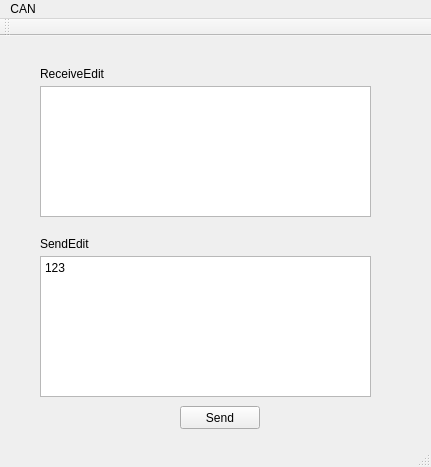
<?xml version="1.0" encoding="UTF-8"?>
<ui version="4.0">
 <class>cantest</class>
 <widget class="QMainWindow" name="cantest">
  <property name="geometry">
   <rect>
    <x>0</x>
    <y>0</y>
    <width>431</width>
    <height>467</height>
   </rect>
  </property>
  <property name="windowTitle">
   <string>cantest</string>
  </property>
  <widget class="QWidget" name="centralWidget">
   <widget class="QLabel" name="label">
    <property name="geometry">
     <rect>
      <x>40</x>
      <y>30</y>
      <width>81</width>
      <height>16</height>
     </rect>
    </property>
    <property name="text">
     <string>ReceiveEdit</string>
    </property>
   </widget>
   <widget class="QLabel" name="label_2">
    <property name="geometry">
     <rect>
      <x>40</x>
      <y>200</y>
      <width>57</width>
      <height>15</height>
     </rect>
    </property>
    <property name="text">
     <string>SendEdit</string>
    </property>
   </widget>
   <widget class="QPushButton" name="m_sendbutton">
    <property name="geometry">
     <rect>
      <x>180</x>
      <y>370</y>
      <width>80</width>
      <height>23</height>
     </rect>
    </property>
    <property name="text">
     <string>Send</string>
    </property>
   </widget>
   <widget class="QTextEdit" name="m_receive">
    <property name="geometry">
     <rect>
      <x>40</x>
      <y>50</y>
      <width>331</width>
      <height>131</height>
     </rect>
    </property>
   </widget>
   <widget class="QTextEdit" name="m_send">
    <property name="geometry">
     <rect>
      <x>40</x>
      <y>220</y>
      <width>331</width>
      <height>141</height>
     </rect>
    </property>
    <property name="html">
     <string>&lt;!DOCTYPE HTML PUBLIC &quot;-//W3C//DTD HTML 4.0//EN&quot; &quot;http://www.w3.org/TR/REC-html40/strict.dtd&quot;&gt;
&lt;html&gt;&lt;head&gt;&lt;meta name=&quot;qrichtext&quot; content=&quot;1&quot; /&gt;&lt;style type=&quot;text/css&quot;&gt;
p, li { white-space: pre-wrap; }
&lt;/style&gt;&lt;/head&gt;&lt;body style=&quot; font-family:'Sans Serif'; font-size:9pt; font-weight:400; font-style:normal;&quot;&gt;
&lt;p style=&quot; margin-top:0px; margin-bottom:0px; margin-left:0px; margin-right:0px; -qt-block-indent:0; text-indent:0px;&quot;&gt;123&lt;/p&gt;&lt;/body&gt;&lt;/html&gt;</string>
    </property>
   </widget>
  </widget>
  <widget class="QMenuBar" name="menuBar">
   <property name="geometry">
    <rect>
     <x>0</x>
     <y>0</y>
     <width>431</width>
     <height>20</height>
    </rect>
   </property>
   <widget class="QMenu" name="menuCAN">
    <property name="title">
     <string>CAN</string>
    </property>
   </widget>
   <addaction name="menuCAN"/>
  </widget>
  <widget class="QToolBar" name="mainToolBar">
   <attribute name="toolBarArea">
    <enum>TopToolBarArea</enum>
   </attribute>
   <attribute name="toolBarBreak">
    <bool>false</bool>
   </attribute>
  </widget>
  <widget class="QStatusBar" name="statusBar"/>
 </widget>
 <layoutdefault spacing="6" margin="11"/>
 <resources/>
 <connections/>
</ui>
